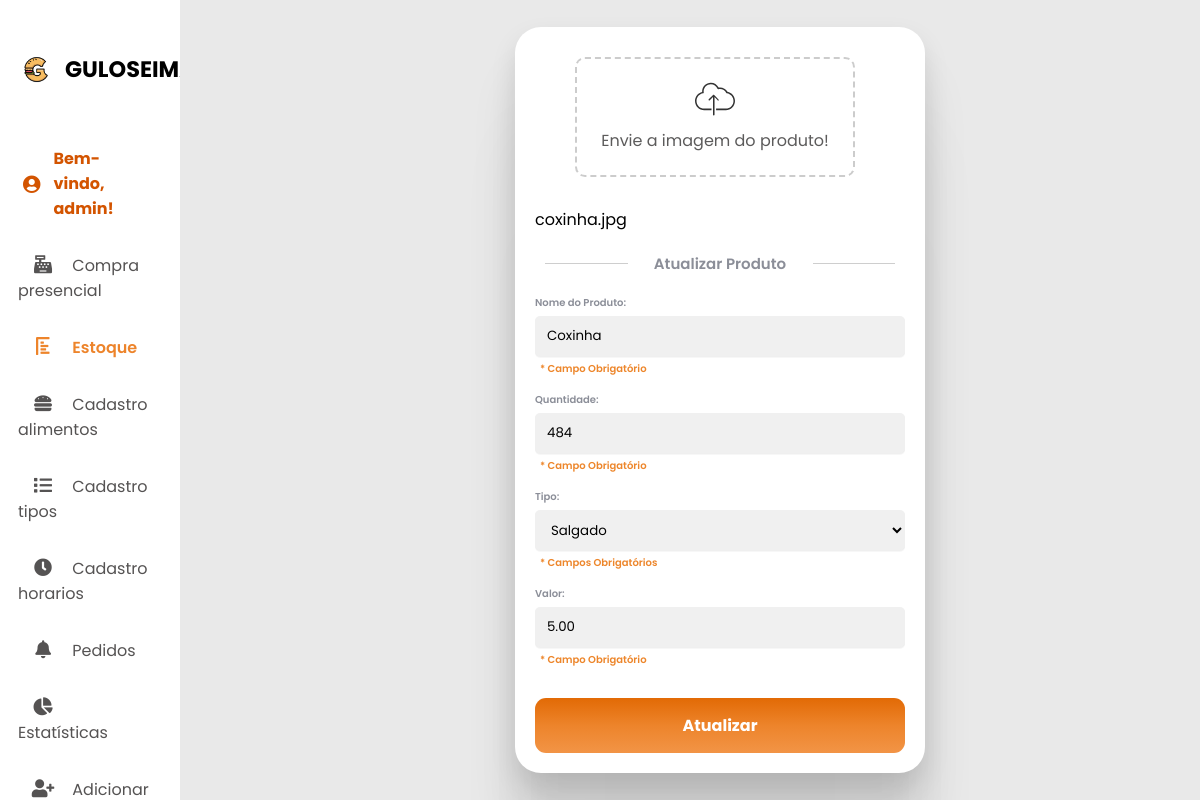
Page /Site/AlterarProduto.php?id=26 (signed in) on the committed database.
### tables this page shows
CREATE TABLE `produto` (
  `id` int(11) NOT NULL,
  `nomeProd` varchar(250) DEFAULT NULL,
  `quantidade` int(11) DEFAULT NULL,
  `valor` decimal(10,2) DEFAULT NULL,
  `disponibilidade` tinyint(1) NOT NULL,
  `imagem` varchar(500) DEFAULT NULL,
  `alerta` int(11) NOT NULL,
  `fk_tipoProduto_id` int(11) DEFAULT NULL
);

### Site/AlterarProduto.php (the view, shortened to what this page needs)
<?php
require_once 'config.php';
if (isset($_GET['id'])) {
    $id = intval($_GET['id']);
    $sql = "SELECT * FROM produto WHERE id = $id";
    $result = $conexao->query($sql);
    if ($result && $result->num_rows > 0) {
        $row = $result->fetch_assoc();
        $nomeProd = $row['nomeProd'];
        $quantidade = $row['quantidade'];
        $valor = $row['valor'];
        $tipo_produto_id = $row['fk_tipoProduto_id'];
        $imagem = $row['imagem'];
    } else {
        echo "Nenhum produto encontrado com o ID fornecido.";
        exit;
    }
} else {
    echo "ID do produto não fornecido.";
}
?>
<!DOCTYPE html>
<html lang="en">
<head>
    <link rel="stylesheet" href="style.css" />
    <link rel="stylesheet" href="https://cdnjs.cloudflare.com/ajax/libs/font-awesome/5.15.4/css/all.min.css" />
    <link rel="stylesheet" href="https://cdnjs.cloudflare.com/ajax/libs/animate.css/4.1.1/animate.min.css">
</head>
<body>
    <div class="container">
    <nav>
      <div class="navbar">
        <div class="logo">
          <img src="Imagens/GULOSEIMA LOGO NOVO.png" alt>
          <h1>GULOSEIMA</h1>
        </div>
        <ul>
          <li class="user-name">
            <i class="fas fa-user-circle"></i>
            Bem-vindo, <?php echo $_SESSION['nome']; ?>!
          </li>
          <li><a href="compraPresencial.php">
              <i class="fas fa-solid fa-cash-register"></i>
              <span class="nav-item">Compra
                presencial</span>
            </a>
          </li>
          <li><a href="cardapioAlimentos.php">
              <i class="fas fa-solid fa-chart-bar fa-rotate-90" style="color: #ed842b;"></i>
              <span class="nav-item" style="color: #ed842b; font-weight: 600;">Estoque</span>
            </a>
          </li>
          <li><a href="cadastroAlimentos.php">
              <i class="fas fa-solid fa-hamburger"></i>
              <span class="nav-item">Cadastro alimentos</span>
            </a>
          </li>
          <li><a href="cadastrotipos.php">
              <i class="fas fa-solid fa-list"></i>
              <span class="nav-item">Cadastro tipos </span>
            </a>
          </li>
          <li><a href="cadastrohorarios.php">
              <i class="fas fa-solid fa-clock"></i>
              <span class="nav-item">Cadastro horarios</span>
            </a>
          </li>
          <li><a href="Pedidos.php">
              <i class="fas fa-solid fa-bell"></i>
              <span class="nav-item">Pedidos</span>
            </a>
          </li>
          <li><a href="telaGraficos.php">
              <i class="fas fa-solid fa-chart-pie"></i>
              <span class="nav-item">Estatísticas</span>
            </a>
          </li>
          <?php if (isset($_SESSION['id']) && $_SESSION['id'] == 1) { ?>
            <li><a href="adicionarAdmin.php">
                <i class="fas fa-solid fa-user-plus"></i>
                <span class="nav-item">Adicionar Admin</span>
              </a>
            </li>
          <?php } ?>
        </ul>
      </div>
    </nav>
        <section style="top: 50%; left: 60%; transform: translate(-50%, -50%); position: absolute; padding: 20px; border-radius: 20px;">
            <div class="modal" style="max-height: 97vh; overflow-y: auto; animation: pulse; animation-duration: 1.5s;">
                <form class="form" method="POST" action="<?php echo htmlspecialchars($_SERVER['PHP_SELF'] . '?id=' . $id); ?>" enctype="multipart/form-data">
                    <div class="payment--options">
                        <label for="file" class="labelFile" style="z-index: 1;">
                            <span>
                            </span>
                            <p>Envie a imagem do produto!</p>
                        </label>
                    </div>
                    <div id="fileNameDisplay"><?php echo htmlspecialchars(basename($imagem)); ?></div>
                    <div class="separator">
                        <hr class="line">
                        <p>Atualizar Produto</p>
                        <hr class="line">
                    </div>
                    <div class="credit-card-info--form">
                        <div class="input_container">
                            <label for="nomeProd" class="input_label">Nome do Produto:</label>
                            <input id="nomeProd" class="input_field" type="text" name="nomeProd" placeholder="Nome do Produto" value="<?php echo htmlspecialchars($nomeProd); ?>" required>
                            <label class="input_label" style="padding-left: 5px; color: #ed862b;">* Campo Obrigatório</label>
                        </div>
                        <div class="input_container">
                            <label for="quantidade" class="input_label">Quantidade:</label>
                            <input id="quantidade" class="input_field" type="text" name="quantidade" placeholder="Quantidade" value="<?php echo htmlspecialchars($quantidade); ?>" required>
                            <label class="input_label" style="padding-left: 5px; color: #ed862b;">* Campo Obrigatório</label>
                        </div>
                        <div class="input_container">
                            <label for="tipo_produto" class="input_label">Tipo:</label>
                            <?php
                            $sql_tipoproduto = "SELECT id, tipoproduto FROM tipoproduto";
                            $result_tipoproduto = $conexao->query($sql_tipoproduto);
                            if ($result_tipoproduto->num_rows > 0) {
                                echo '<select class="input_field" name="tipo_produto">';
                                while ($row_tipoproduto = $result_tipoproduto->fetch_assoc()) {
                                    $selected = ($row_tipoproduto['id'] == $tipo_produto_id) ? 'selected' : '';
                                    echo "<option value='" . $row_tipoproduto['id'] . "' $selected>" . $row_tipoproduto['tipoproduto'] . "</option>";
                                }
                                echo '</select>';
                            } else {
                                echo '<input class="input_field" readonly placeholder="Nenhum tipo de produto encontrado">';
                            }
                            ?>
                            <label class="input_label" style="padding-left: 5px; color: #ed862b;">* Campos Obrigatórios</label>
                        </div>
                        <div class="input_container">
                            <label for="valor" class="input_label">Valor:</label>
                            <input id="valor" class="input_field" type="number" name="valor" placeholder="Valor" min="0.01" step="0.01" value="<?php echo htmlspecialchars($valor); ?>" required>
                            <label class="input_label" style="padding-left: 5px; color: #ed862b;">* Campo Obrigatório</label>
                        </div>
                    </div>
                    <button class="btn" type="submit">Atualizar</button>
                </form>
            </div>
        </section>
    </div>
</body>
</html>

### Site/style.css (style rules this page uses)
* { margin: 0; padding: 0; outline: none; border: none; text-decoration: none; list-style: none; box-sizing: border-box; font-family: "Poppins", sans-serif; }
body { background: rgb(233, 233, 233); overflow-x: hidden; }
.container { display: flex; width: 100%; margin: auto; height: auto; z-index: 10; }
nav { position: sticky; top: 0; left: 0; bottom: 0; width: 15%; height: 110vh; background: #fff; overflow-y: auto; z-index: 10; max-height: 100vh; }
.navbar { width: 80%; margin: 0 auto; z-index: 10; }
.logo { margin: 2rem 0 2.5rem 0; padding-bottom: 0rem; display: flex; align-items: center; width: 2rem; }
.logo img { width: 37px; height: 37px; border-radius: 50%; }
.logo h1 { margin-right: 15rem; text-transform: uppercase; font-size: 1.4rem; }
ul { margin: 0 auto; }
li { padding-bottom: 2rem; }
li a { font-size: 16px; color: rgb(85, 83, 83); }
nav i { width: 50px; font-size: 18px; text-align: center; }
h1 { margin: 20px 10px; }
.input_field { width: auto; height: 40px; padding: 0 0 0 16px; border-radius: 9px; outline: none; background-color: #f0f0f0; transition: all 0.3s cubic-bezier(0.15, 0.83, 0.66, 1); padding: 0 0 0 12px; border-radius: 5px; outline: none; filter: drop-shadow(0px 1px 0px #efefef) drop-shadow(0px 1px 0.5px rgba(239, 239, 239, 0.5)); transition: all 0.3s cubic-bezier(0.15, 0.83, 0.66, 1); }
.modal { width: fit-content; height: fit-content; background: #FFFFFF; box-shadow: 0px 187px 75px rgba(0, 0, 0, 0.01), 0px 105px 63px rgba(0, 0, 0, 0.05), 0px 47px 47px rgba(0, 0, 0, 0.09), 0px 12px 26px rgba(0, 0, 0, 0.1), 0px 0px 0px rgba(0, 0, 0, 0.1); border-radius: 26px; }
.form { display: flex; flex-direction: column; gap: 20px; padding: 20px; }
.payment--options { width: calc(100% - 40px); display: grid; grid-template-columns: 33% 34% 33%; gap: 20px; padding: 10px; }
.separator { width: calc(100% - 20px); display: grid; grid-template-columns: 1fr 2fr 1fr; gap: 10px; color: #8B8E98; margin: 0 10px; }
.separator>p { word-break: keep-all; display: block; text-align: center; font-weight: 600; font-size: 15px; margin: auto; }
.separator .line { display: inline-block; width: 100%; height: 1px; border: 0; background-color: #cecece; margin: auto; }
.credit-card-info--form { display: flex; flex-direction: column; gap: 15px; }
.input_container { width: 100%; height: fit-content; display: flex; flex-direction: column; gap: 5px; }
.input_label { font-size: 10px; color: #8B8E98; font-weight: 600; }
.btn { height: 55px; background: #F2F2F2; border-radius: 11px; border: 0; outline: none; color: #ffffff; font-size: 16px; font-weight: 700; background: linear-gradient(0deg, #f29446 0%, #ed842b 50%, #E26A05 100%); box-shadow: 0px 0px 0px 0px #FFFFFF, 0px 0px 0px 0px #000000; transition: all 0.3s cubic-bezier(0.15, 0.83, 0.66, 1); padding-left: 50px; padding-right: 50px; margin-top: 10px; cursor: pointer; }
.input_field[type=number] { -moz-appearance: textfield; }
.labelFile { display: flex; flex-direction: column; justify-content: center; margin-left: 30px; width: 280px; height: 120px; border: 2px dashed #ccc; align-items: center; text-align: center; padding: 5px; border-radius: 10px; color: #5c5b5b; cursor: pointer; -webkit-border-radius: 10px; -moz-border-radius: 10px; -ms-border-radius: 10px; -o-border-radius: 10px; }

### Site/AlterarProduto.php (style rules this page uses)
body { overflow: hidden; }
.user-name { color: #D35400; font-weight: bold; margin-right: 20px; display: flex; align-items: center; }
.user-name i { margin-right: 8px; }

### rows in the picture
produto: imagem "coxinha.jpg", nomeProd "Coxinha", quantidade "484", valor "5.00"

### other values in the picture
$_SESSION['nome'] "admin"
form field tipo_produto "Salgado"
